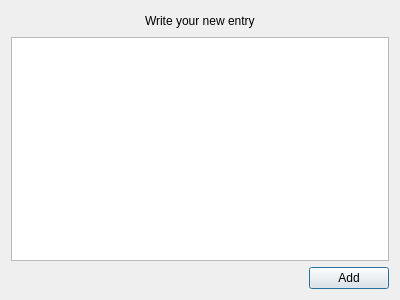
<?xml version="1.0" encoding="UTF-8"?>
<ui version="4.0">
 <class>Add</class>
 <widget class="QDialog" name="Add">
  <property name="geometry">
   <rect>
    <x>0</x>
    <y>0</y>
    <width>400</width>
    <height>300</height>
   </rect>
  </property>
  <property name="windowTitle">
   <string>Dialog</string>
  </property>
  <layout class="QHBoxLayout" name="horizontalLayout_3">
   <item>
    <layout class="QVBoxLayout" name="verticalLayout">
     <item>
      <layout class="QHBoxLayout" name="horizontalLayout">
       <item>
        <spacer name="horizontalSpacer_2">
         <property name="orientation">
          <enum>Qt::Horizontal</enum>
         </property>
         <property name="sizeHint" stdset="0">
          <size>
           <width>40</width>
           <height>20</height>
          </size>
         </property>
        </spacer>
       </item>
       <item>
        <widget class="QLabel" name="label">
         <property name="text">
          <string>Write your new entry</string>
         </property>
        </widget>
       </item>
       <item>
        <spacer name="horizontalSpacer_3">
         <property name="orientation">
          <enum>Qt::Horizontal</enum>
         </property>
         <property name="sizeHint" stdset="0">
          <size>
           <width>40</width>
           <height>20</height>
          </size>
         </property>
        </spacer>
       </item>
      </layout>
     </item>
     <item>
      <widget class="QPlainTextEdit" name="plainTextEdit_content"/>
     </item>
     <item>
      <layout class="QHBoxLayout" name="horizontalLayout_2">
       <item>
        <spacer name="horizontalSpacer">
         <property name="orientation">
          <enum>Qt::Horizontal</enum>
         </property>
         <property name="sizeHint" stdset="0">
          <size>
           <width>40</width>
           <height>20</height>
          </size>
         </property>
        </spacer>
       </item>
       <item>
        <widget class="QPushButton" name="pushButton_add">
         <property name="text">
          <string>Add</string>
         </property>
        </widget>
       </item>
      </layout>
     </item>
    </layout>
   </item>
  </layout>
 </widget>
 <resources/>
 <connections/>
</ui>
